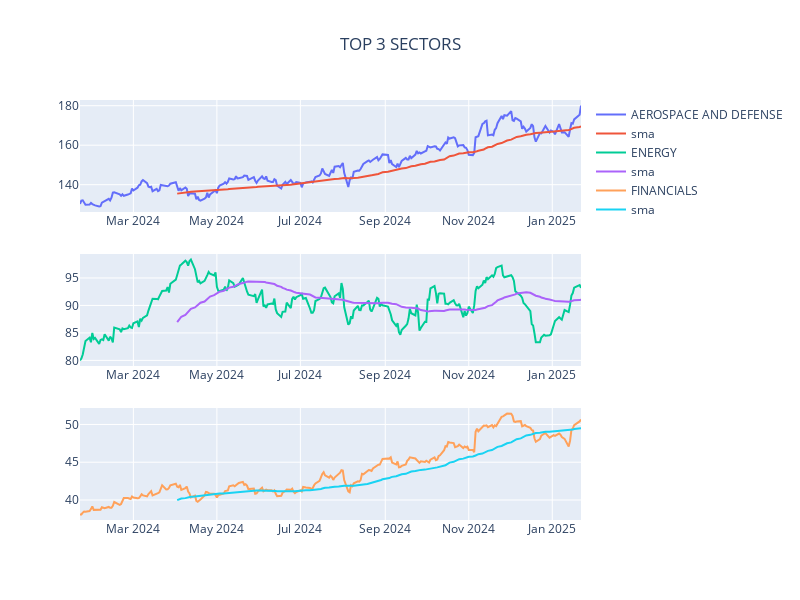

The code cell stored with this chart in its notebook:
### Markdown cell above
### Sectors

### Code cell
from yfinance_utils import list_utils
from datetime import datetime

symbols = list_utils.get_sectors()
names = list_utils.sectors
COLUMNS = ['Adj Close', 'Open','High','Low','Close','Volume']
NUMBER_OF_TOP_PERFORMERS_IN_MARKETS = 3

fig2=make_subplots(rows=3, cols=1)
fig2.update_layout(title=f"TOP {NUMBER_OF_TOP_PERFORMERS_IN_MARKETS} SECTORS", title_x=0.5, width=800, height=600)

top = list_utils.get_top_performers(symbols, size=NUMBER_OF_TOP_PERFORMERS_IN_MARKETS)
_list = [i[0] for i in top]

data = yfinance.download(_list, period='1y')
counter=1
for symbol in _list:
    _d2 = pd.DataFrame()
    _d2 = data.loc[:,(slice(None),symbol)]
    _d2.columns = COLUMNS
    _d2['sma'] = TA.SMA(_d2, period=50)
    _d2.reset_index(inplace=True)
    fig2.add_trace(
        go.Scatter(y=_d2['Close'], x=_d2['Date'], name=names[symbol]),
        secondary_y=False,
        row=counter, col=1
    )
    fig2.add_trace(
        go.Scatter(y=_d2['sma'], x=_d2['Date'], name=f'sma'),
        secondary_y=False,
        row=counter, col=1
    )
    counter = counter + 1
fig2.show()

today = datetime.today().strftime('%Y-%m-%d')
print("PERFORMANCE IN THE LAST 30 DAYS:")
for symbol, value in top:
    if save_to_mongo:
        file_utils.save_to_mongo({"DATE":today, "TICK":symbol, "PERFORMANCE":value, "SECTOR":names[symbol]}, "top_sectors")

### Figure 1 — Plotly figure (JSON) as saved in the notebook; plotly's stock layout.template omitted (floating-point values rounded to 4 significant figures; data arrays with more than 128 entries replaced by an {"elided": "..."} marker saying what was removed)
{"data": [{"name": "AEROSPACE AND DEFENSE", "type": "scatter", "x": {"elided": "252 str values"}, "xaxis": "x", "y": {"elided": "252 float values"}, "yaxis": "y"}, {"name": "sma", "type": "scatter", "x": {"elided": "252 str values"}, "xaxis": "x", "y": {"elided": "252 float values"}, "yaxis": "y"}, {"name": "ENERGY", "type": "scatter", "x": {"elided": "252 str values"}, "xaxis": "x2", "y": {"elided": "252 float values"}, "yaxis": "y2"}, {"name": "sma", "type": "scatter", "x": {"elided": "252 str values"}, "xaxis": "x2", "y": {"elided": "252 float values"}, "yaxis": "y2"}, {"name": "FINANCIALS", "type": "scatter", "x": {"elided": "252 str values"}, "xaxis": "x3", "y": {"elided": "252 float values"}, "yaxis": "y3"}, {"name": "sma", "type": "scatter", "x": {"elided": "252 str values"}, "xaxis": "x3", "y": {"elided": "252 float values"}, "yaxis": "y3"}], "layout": {"height": 600, "title": {"text": "TOP 3 SECTORS", "x": 0.5}, "width": 800, "xaxis": {"anchor": "y", "domain": [0, 1]}, "xaxis2": {"anchor": "y2", "domain": [0, 1]}, "xaxis3": {"anchor": "y3", "domain": [0, 1]}, "yaxis": {"anchor": "x", "domain": [0.7333, 1]}, "yaxis2": {"anchor": "x2", "domain": [0.3667, 0.6333]}, "yaxis3": {"anchor": "x3", "domain": [0, 0.2667]}}}
